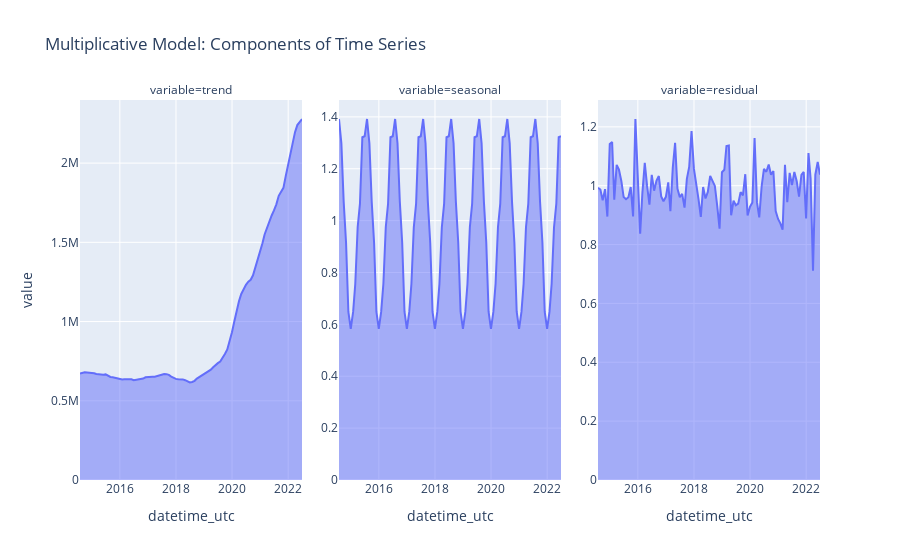

Notebook code for this chart:
### Code cell
dff = df_component.melt(ignore_index=False)
dff = dff.query('~variable.isin(["generation", "component_all"])')

fig = px.area(dff, x=dff.index, y='value', facet_col='variable', title='Multiplicative Model: Components of Time Series', facet_col_spacing=0.05)
fig = fig.update_yaxes(matches=None)

for axis in fig.layout:
    if 'yaxis' in axis:
        fig.layout[axis].showticklabels = True

fig
